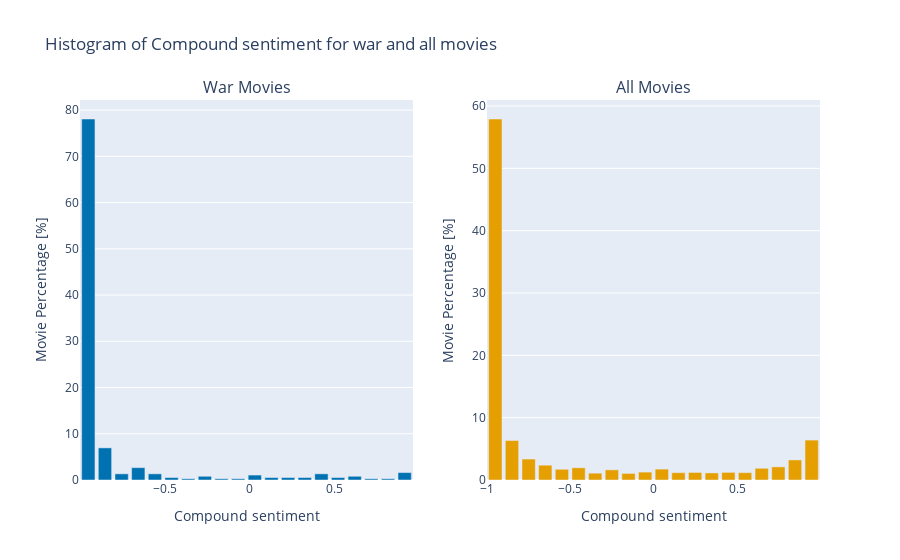

Write notebook code for a chart like this one.
### Code cell
# Calculate histogram with fixed bin edges for all_movies_genre_war
counts_war, bin_edges_war = np.histogram(all_movies_genre_war['sentiment'], bins=20)
percentages_war = counts_war / len(all_movies_genre_war) * 100
bin_midpoints_war = (bin_edges_war[:-1] + bin_edges_war[1:]) / 2
histogram_data_war = pd.DataFrame({'Bin Midpoints': bin_midpoints_war, 'Percentage': percentages_war})

# Calculate histogram with fixed bin edges for all_movies_cleaned
counts_all, bin_edges_all = np.histogram(all_movies_cleaned['sentiment'], bins=20)
percentages_all = counts_all / len(all_movies_cleaned) * 100
bin_midpoints_all = (bin_edges_all[:-1] + bin_edges_all[1:]) / 2
histogram_data_all = pd.DataFrame({'Bin Midpoints': bin_midpoints_all, 'Percentage': percentages_all})

# Create subplots
fig = sp.make_subplots(rows=1, cols=2, subplot_titles=['War Movies', 'All Movies'])

# Add bar chart for all_movies_genre_war
fig.add_trace(go.Bar(x=histogram_data_war['Bin Midpoints'], y=histogram_data_war['Percentage'], name='War Movies', marker_color='rgb(0, 114, 178)'),
              row=1, col=1)
fig.update_xaxes(title_text='Compound sentiment', row=1, col=1)
fig.update_yaxes(title_text='Movie Percentage [%]', row=1, col=1)  # Custom tick format

# Add bar chart for all_movies_cleaned
fig.add_trace(go.Bar(x=histogram_data_all['Bin Midpoints'], y=histogram_data_all['Percentage'], name='All Movies', marker_color='rgb(230, 159, 0)'),
              row=1, col=2)
fig.update_xaxes(title_text='Compound sentiment', row=1, col=2)
fig.update_yaxes(title_text='Movie Percentage [%]', row=1, col=2)  # Custom tick format

# Update layout
fig.update_layout(
   title_text='Histogram of Compound sentiment for war and all movies',
    showlegend=False  # To show legend only once for both subplots
)

fig.show()

### Figure 1 — Plotly figure (JSON) as saved in the notebook; plotly's stock layout.template omitted (floating-point values rounded to 4 significant figures)
{"data": [{"marker": {"color": "rgb(0, 114, 178)"}, "name": "War Movies", "type": "bar", "x": [-0.9505, -0.8525, -0.7545, -0.6565, -0.5585, -0.4604, -0.3624, -0.2644, -0.1664, -0.06841, 0.0296, 0.1276, 0.2256, 0.3236, 0.4216, 0.5197, 0.6177, 0.7157, 0.8137, 0.9117], "xaxis": "x", "y": [78.07, 6.952, 1.337, 2.674, 1.337, 0.5348, 0.2674, 0.8021, 0.2674, 0.2674, 1.07, 0.5348, 0.5348, 0.5348, 1.337, 0.5348, 0.8021, 0.2674, 0.2674, 1.604], "yaxis": "y"}, {"marker": {"color": "rgb(230, 159, 0)"}, "name": "All Movies", "type": "bar", "x": [-0.95, -0.8501, -0.7502, -0.6503, -0.5504, -0.4506, -0.3507, -0.2508, -0.1509, -0.05104, 0.04884, 0.1487, 0.2486, 0.3485, 0.4484, 0.5482, 0.6481, 0.748, 0.8479, 0.9478], "xaxis": "x2", "y": [57.92, 6.338, 3.362, 2.375, 1.721, 1.961, 1.094, 1.628, 1.054, 1.268, 1.748, 1.174, 1.214, 1.134, 1.227, 1.174, 1.881, 2.108, 3.215, 6.404], "yaxis": "y2"}], "layout": {"annotations": [{"font": {"size": 16}, "showarrow": false, "text": "War Movies", "x": 0.225, "xanchor": "center", "xref": "paper", "y": 1, "yanchor": "bottom", "yref": "paper"}, {"font": {"size": 16}, "showarrow": false, "text": "All Movies", "x": 0.775, "xanchor": "center", "xref": "paper", "y": 1, "yanchor": "bottom", "yref": "paper"}], "showlegend": false, "title": {"text": "Histogram of Compound sentiment for war and all movies"}, "xaxis": {"anchor": "y", "domain": [0, 0.45], "title": {"text": "Compound sentiment"}}, "xaxis2": {"anchor": "y2", "domain": [0.55, 1], "title": {"text": "Compound sentiment"}}, "yaxis": {"anchor": "x", "domain": [0, 1], "title": {"text": "Movie Percentage [%]"}}, "yaxis2": {"anchor": "x2", "domain": [0, 1], "title": {"text": "Movie Percentage [%]"}}}}
